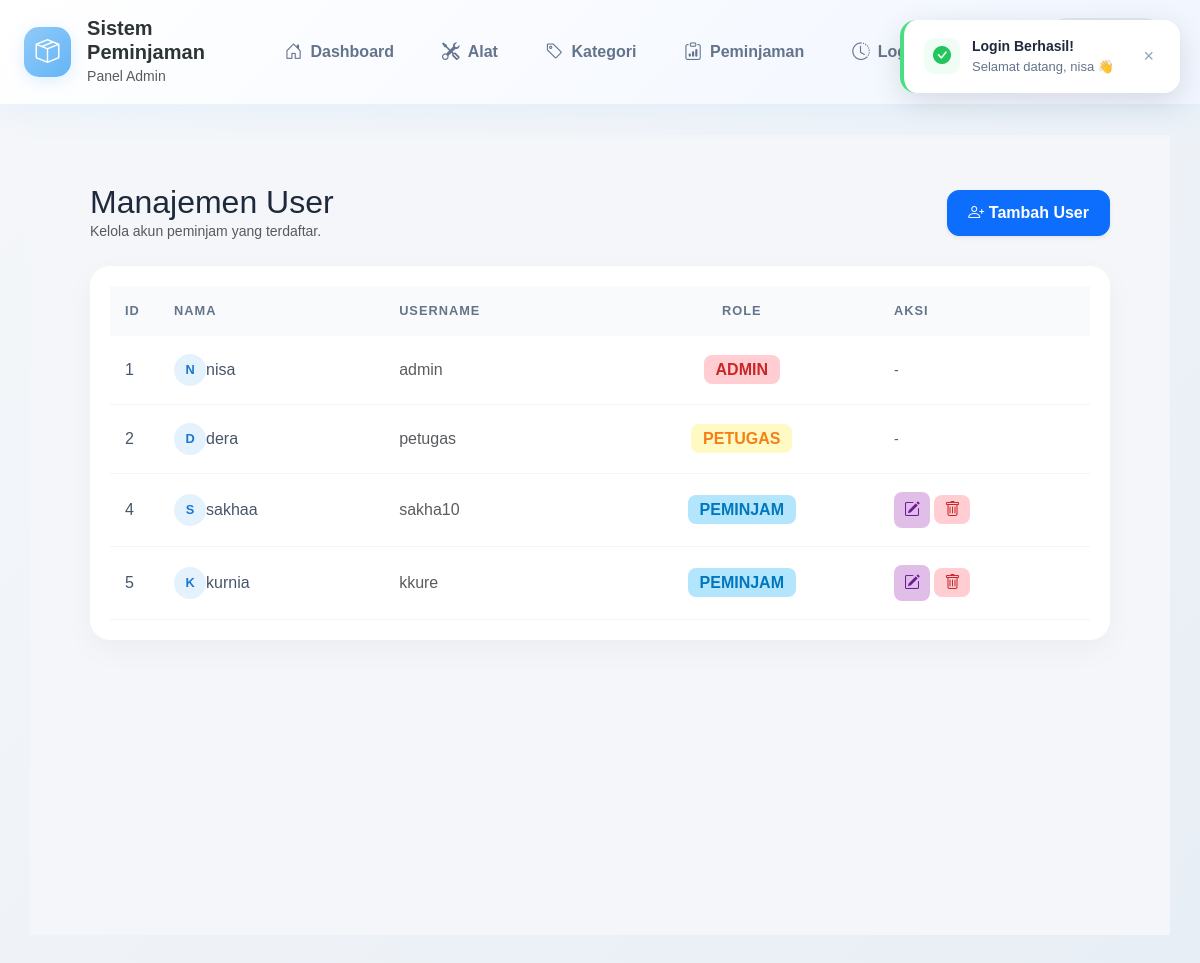
The app's page /index.php?page=user (signed in) with its own data.
### tables this page shows
CREATE TABLE `tb_user` (
  `id_user` int(11) NOT NULL,
  `nama` varchar(25) NOT NULL,
  `username` varchar(100) DEFAULT NULL,
  `email` varchar(30) NOT NULL,
  `password` varchar(50) NOT NULL,
  `role` enum('admin','petugas','peminjam') NOT NULL,
  `deleted_at` datetime DEFAULT NULL
);

### controller/baseController.php (called while the page is built, shortened)
<?php
class BaseController {
    public function __construct($pdo) {
        $this->db = $pdo;
    }
    protected function render($view, $data = []) {
        extract($data);
        $viewPath = (substr($view, -4) === '.php') ? $view : $view . '.php';
        require __DIR__ . '/../view/' . $viewPath;
    }
}

### controller/admin/adminController.php (called while the page is built, shortened)
<?php
require_once __DIR__ . '/../baseController.php';
class AdminController extends BaseController {
    public function halamanUser() {
        $stmt = $this->db->query("SELECT id_user, nama, username, role FROM tb_user WHERE deleted_at IS NULL ORDER BY id_user ASC");
        $dataUser = $stmt->fetchAll(PDO::FETCH_ASSOC);
        $this->render('admin/user', ['dataUser' => $dataUser]);
    }
}

### view/admin/user.php (the view, shortened to what this page needs)
<div class="container-fluid p-4">
    <div class="d-flex justify-content-between align-items-center mb-4">
        <div>
            <h2 class="font-weight-bold mb-0" style="color: #1e293b;">Manajemen User</h2>
            <p class="text-muted small mb-0">Kelola akun peminjam yang terdaftar.</p>
        </div>
        <button type="button" class="btn btn-primary btn-add-custom shadow-sm" data-bs-toggle="modal" data-bs-target="#modalTambahUser">
            <i class="bi bi-person-plus mr-1"></i> Tambah User
        </button>
    </div>
    <div class="main-table-card shadow-sm">
        <div class="table-responsive">
            <table class="table table-aesthetic mb-0">
                <thead>
                    <tr>
                        <th width="5%" class="pl-3">ID</th>
                        <th>Nama</th>
                        <th>Username</th>
                        <th class="text-center">Role</th>
                        <th class="text-right pr-3">Aksi</th>
                    </tr>
                </thead>
                <tbody>
                    <?php if (!empty($dataUser)): ?>
                        <?php foreach ($dataUser as $u): ?>
                        <tr>
                            <td class="pl-3"><?= $u['id_user'] ?></td>
                            <td class="font-weight-bold">
                                <div class="d-flex align-items-center">
                                    <div class="avatar-soft mr-2"><?= strtoupper(substr($u['nama'], 0, 1)) ?></div>
                                    <?= htmlspecialchars($u['nama']) ?>
                                </div>
                            </td>
                            <td class="text-muted"><?= htmlspecialchars($u['username'] ?? '-') ?></td>
                            <td class="text-center">
                                <?php
                                $roleClass = ['admin' => 'badge-soft-danger', 'petugas' => 'badge-soft-warning', 'peminjam' => 'badge-soft-info'];
                                $cls = $roleClass[$u['role']] ?? 'badge-soft-secondary';
                                ?>
                                <span class="<?= $cls ?>"><?= strtoupper($u['role']) ?></span>
                            </td>
                            <td class="text-right pr-3">
                                <?php if ($u['role'] === 'peminjam'): ?>
                                <button type="button" class="btn-soft-edit mr-1"
                                    onclick="showEditModal(<?= $u['id_user'] ?>, '<?= htmlspecialchars($u['nama'], ENT_QUOTES) ?>', '<?= htmlspecialchars($u['username'] ?? '', ENT_QUOTES) ?>')">
                                    <i class="bi bi-pencil-square"></i>
                                </button>
                                <a href="index.php?page=user&hapus=<?= $u['id_user'] ?>"
                                   class="btn-soft-delete text-decoration-none"
                                   onclick="return confirm('Hapus user ini?')">
                                    <i class="bi bi-trash"></i>
                                </a>
                                <?php else: ?>
                                <span class="text-muted small">-</span>
                                <?php endif; ?>
                            </td>
                        </tr>
                        <?php endforeach; ?>
                    <?php else: ?>
                        <tr><td colspan="5" class="text-center p-4 text-muted">Belum ada user.</td></tr>
                    <?php endif; ?>
                </tbody>
            </table>
        </div>
    </div>
</div>

### assets/CSS/style.css (style rules this page uses)
:root { --primary: #90caf9; --primary-soft: #e3f2fd; --success: #81c784; --warning: #ffb74d; --danger: #e57373; --dark: #1e272e; --bg-light: #f8f9fc; --radius-custom: 20px; }
body { background-color: var(--bg-light); font-family: 'Nunito', sans-serif; color: #2d3436; }
.main-table-card { background: #ffffff !important; border-radius: 20px !important; border: none !important; box-shadow: 0 10px 30px rgba(0, 0, 0, 0.04) !important; padding: 20px; margin-top: 20px; }
.table-aesthetic thead th { background-color: #f8fafc !important; color: #64748b !important; font-size: 0.8rem; text-transform: uppercase; letter-spacing: 1px; padding: 15px !important; border: none !important; }
.table-aesthetic tbody td { padding: 18px 15px !important; vertical-align: middle !important; border-bottom: 1px solid #f1f5f9 !important; color: #475569; }
.btn-add-custom { border-radius: 12px !important; padding: 10px 20px !important; font-weight: 600 !important; }
.btn-soft-edit { background-color: #e1bee7 !important; color: #6a1b9a !important; border: none; border-radius: 8px; padding: 6px 10px; transition: 0.3s; }
.btn-soft-delete { background-color: #ffcdd2 !important; color: #c62828 !important; border: none; border-radius: 8px; padding: 6px 10px; transition: 0.3s; }
.badge-soft-warning { background: #fff9c4 !important; color: #f57f17 !important; padding: 6px 12px; border-radius: 8px; font-weight: 700; }
.badge-soft-danger { background: #ffcdd2 !important; color: #c62828 !important; padding: 6px 12px; border-radius: 8px; font-weight: 700; }
.badge-soft-info { background: #b3e5fc !important; color: #0277bd !important; padding: 6px 12px; border-radius: 8px; font-weight: 700; }
.avatar-soft { width: 32px; height: 32px; background: #e3f2fd; color: #1976d2; border-radius: 50%; display: flex; align-items: center; justify-content: center; font-size: 0.8rem; font-weight: bold; }
button, .btn, .nav-item { transition: all 0.3s ease; }

### records on screen
tb_user: id_user "1", nama "N", nama "nisa", username "admin", role "ADMIN"
tb_user: id_user "2", nama "D", nama "dera", username "petugas", role "PETUGAS"
tb_user: id_user "4", nama "S", nama "sakhaa", username "sakha10", role "PEMINJAM"
tb_user: id_user "5", nama "K", nama "kurnia", username "kkure", role "PEMINJAM"

### other values on screen
$_SESSION['role'] "Admin"
$_SESSION['flash_login'] "nisa"
